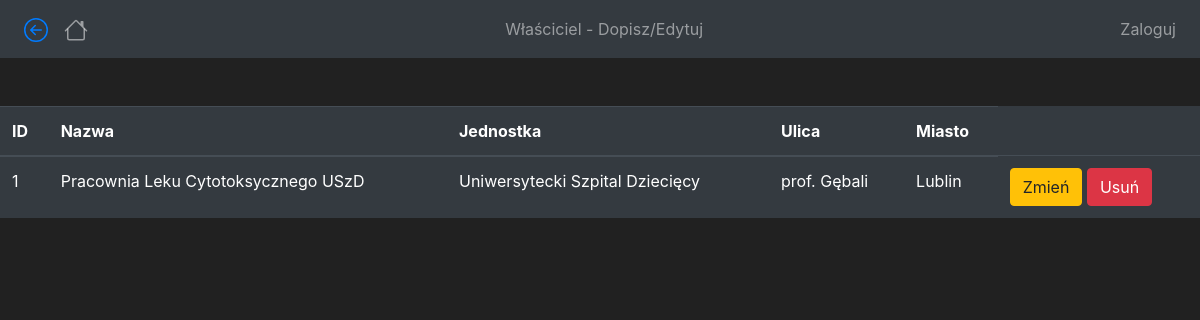
/slowniki_wlasciciel_edytuj, run on an earlier commit of the app's database.
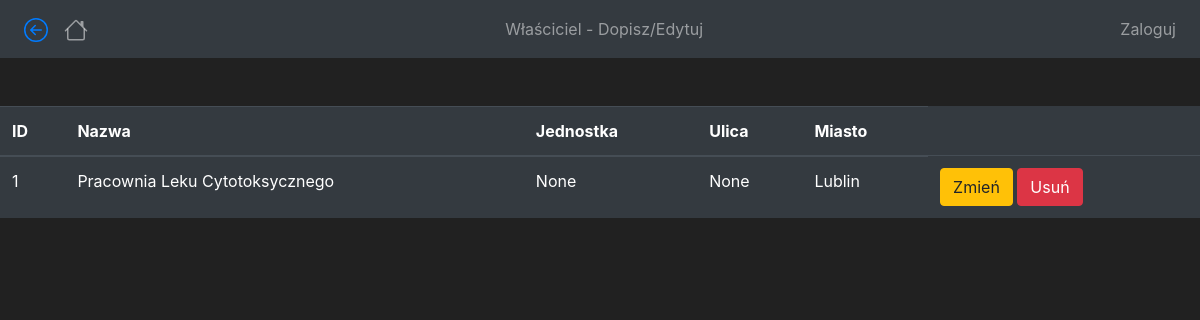
And on a later commit of the database.
### iszlc/models.py (models this page shows, shortened)
class Owners(db.Model):
    id = db.Column(db.Integer(), primary_key=True)
    nazwa = db.Column(db.String(length=30), nullable=True, unique=False)
    jednostka = db.Column(db.String(length=30), nullable=True, unique=False)
    ulica = db.Column(db.String(length=30), nullable=True, unique=False)
    miasto = db.Column(db.String(length=30), nullable=True, unique=False)

### iszlc/routes.py (the view)
@app.route('/slowniki_wlasciciel_edytuj')
def slowniki_wlasciciel_edytuj_page():
    owner = Owners.query.all()
    return render_template('slowniki/owner-edytuj.html', Owners=owner)

### iszlc/routes.py (called while the page is built)
@app.context_processor
def base():
	form = SearchForm()
	return dict(form=form)

### iszlc/templates/slowniki/owner-edytuj.html (shortened to what this page needs)
{% extends 'base.html' %}
{% block title %}
    Właściciel - Dopisz/Edytuj
{% endblock %}
{% block content %}
<br>
<br>
      <table class="table table-hover table-dark">
          <thead>
              <tr>
                  <th scope="col">ID</th>
                  <th scope="col">Nazwa</th>
                  <th scope="col">Jednostka</th>
                  <th scope="col">Ulica</th>
                  <th scope="col">Miasto</th>
              </tr>
          </thead>
          {% for owner in Owners %}
              <tr>
                  <td>{{ owner.id }}</td>
                  <td>{{ owner.nazwa }}</td>
                  <td>{{ owner.jednostka }}</td>
                  <td>{{ owner.ulica }}</td>
                  <td>{{ owner.miasto }}</td>
                  <td>
                      <button class="btn btn-outline btn-warning">Zmień</button>
                      <a class="btn btn-outline btn-danger"
                      href="#">Usuń</a>
                  </td>
              </tr>
          {% endfor %}
      </table>
{% endblock %}

What changed in the data, as far as the page shows it:
changed Owners "Lublin": nazwa "Pracownia Leku Cytotoksycznego USzD" → "Pracownia Leku Cytotoksycznego"; jednostka "Uniwersytecki Szpital Dziecięcy" → "None"; ulica "prof. Gębali" → "None"
